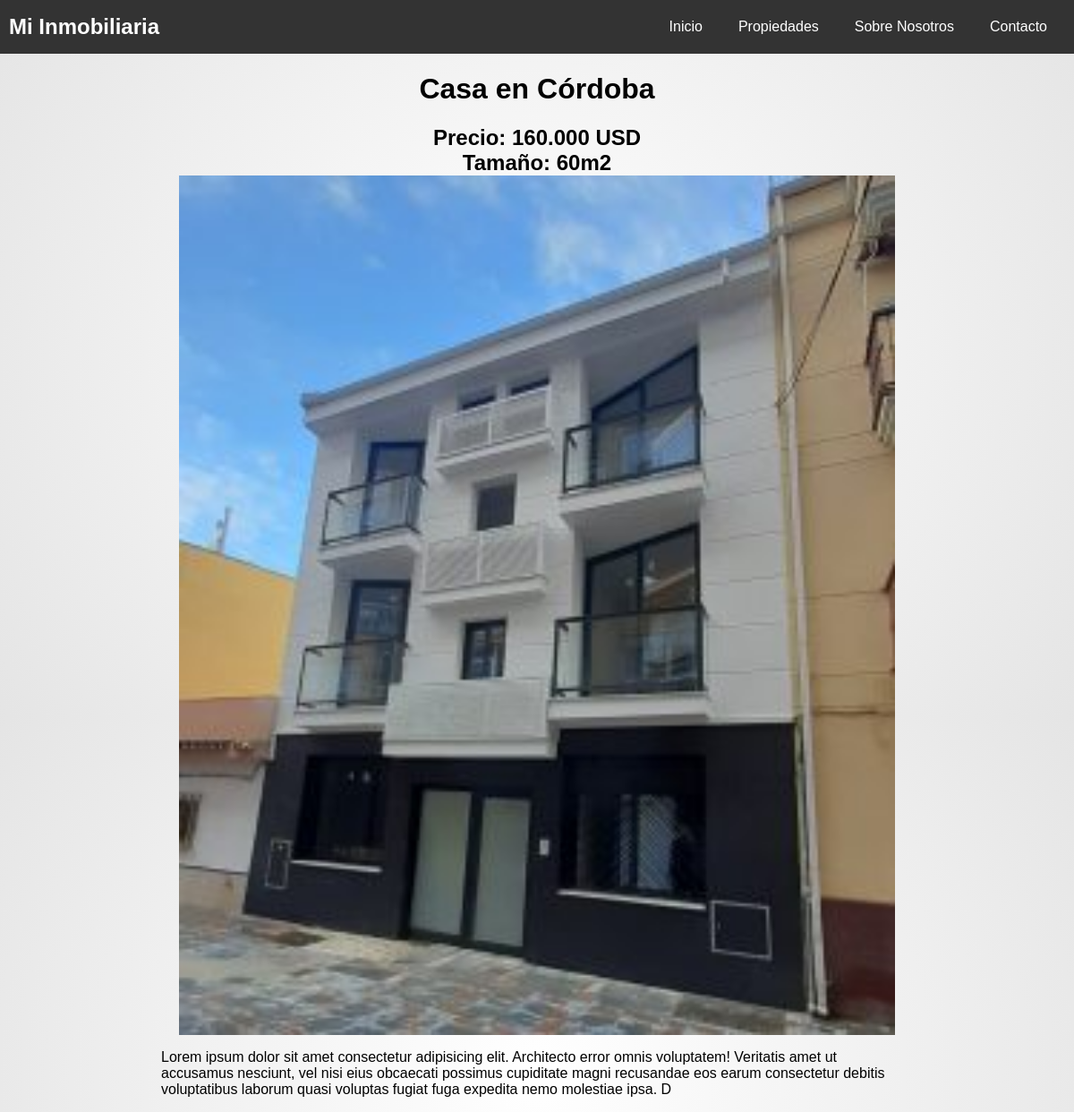
The page /detalles/4/ on the database its author committed.
### appinmobiliaria/models.py (models this page shows, shortened)
class Propiedad(models.Model):
    id = models.IntegerField(primary_key=True)
    ubicacion = models.CharField(max_length=100)
    imagen = models.ImageField(upload_to='imagenes/')
    precio = models.CharField(max_length=100)
    tamanio = models.CharField(max_length=100)
    descripcion = models.CharField(max_length=300)

### appinmobiliaria/views.py (the view)
# urls.py: path('detalles/<int:id>/', views.detalles, name='detalles'),
def detalles(request, id):
    propiedad = get_object_or_404(Propiedad, id=id)
    return render(request, 'detalles.html', {'propiedad': propiedad})

### appinmobiliaria/templates/detalles.html (shortened to what this page needs)
{% load static %}
<!DOCTYPE html>
<html lang="en">
<head>
    <link rel="stylesheet" href="{% static 'styles.css' %}">
</head>
<body>
    <header>
        <nav class="navbar">
            <a href="{% url 'index'%}" class="logo">Mi Inmobiliaria</a>
            <ul class="nav-links">
                <li><a href="{% url 'index'%}">Inicio</a></li>
                <li><a href="{% url 'propiedades'%}">Propiedades</a></li>
                <li><a href="#sobre-nosotros">Sobre Nosotros</a></li>
                <li><a href="#contacto">Contacto</a></li>
            </ul>
        </nav>
    </header>
    <div class="div-detalles">
        <h1>Casa en {{ propiedad.ubicacion }}</h1>
        <h2>Precio: {{ propiedad.precio }}</h2>
        <h2>Tamaño: {{ propiedad.tamanio }}</h2>
        <img src="{{ propiedad.imagen.url }}" alt="Image">
        <p>{{ propiedad.descripcion }}</p>
    </div>
</body>
</html>

### appinmobiliaria/static/styles.css (style rules this page uses)
html { width: 100%; }
body { margin: 0; padding: 0; font-family: Arial, Helvetica, sans-serif; height: 100vh; width: 100vw; align-items: center; background: radial-gradient(circle, rgba(255,255,255,1) 0%, rgba(226,226,226,1) 110%); display: flex; flex-direction: column; overflow-x: hidden; }
header { background-color: #333; color: #fff; }
.navbar { display: flex; justify-content: space-between; align-items: center; height: 60px; width: 100vw; }
.logo { font-size: 1.5em; font-weight: bold; padding: 0 20px; }
.nav-links { list-style: none; margin: 0; padding: 0 20px; display: flex; }
.nav-links li { margin-left: 20px; }
.navbar a { color: #fff; text-decoration: none; padding: 10px; display: block; }
h4, h2,small,a { margin: 0; padding: 0; }
a { text-decoration: none; }
.div-detalles { width: 70%; align-items: center; display: flex; flex-direction: column; }
.div-detalles img { width: 800px; }

### rows shown on the page
Propiedad: ubicacion "Córdoba", precio "160.000 USD", tamanio "60m2", imagen (picture), descripcion "Lorem ipsum dolor sit amet consectetur adipisicing elit. Architecto error omnis voluptatem! Veritatis amet ut accusamus nesciunt, vel nisi eius obcaecati possimus cupiditate magni recusandae eos earum consectetur debitis voluptatibus laborum quasi voluptas fugiat fuga expedita nemo molestiae ipsa. D"
